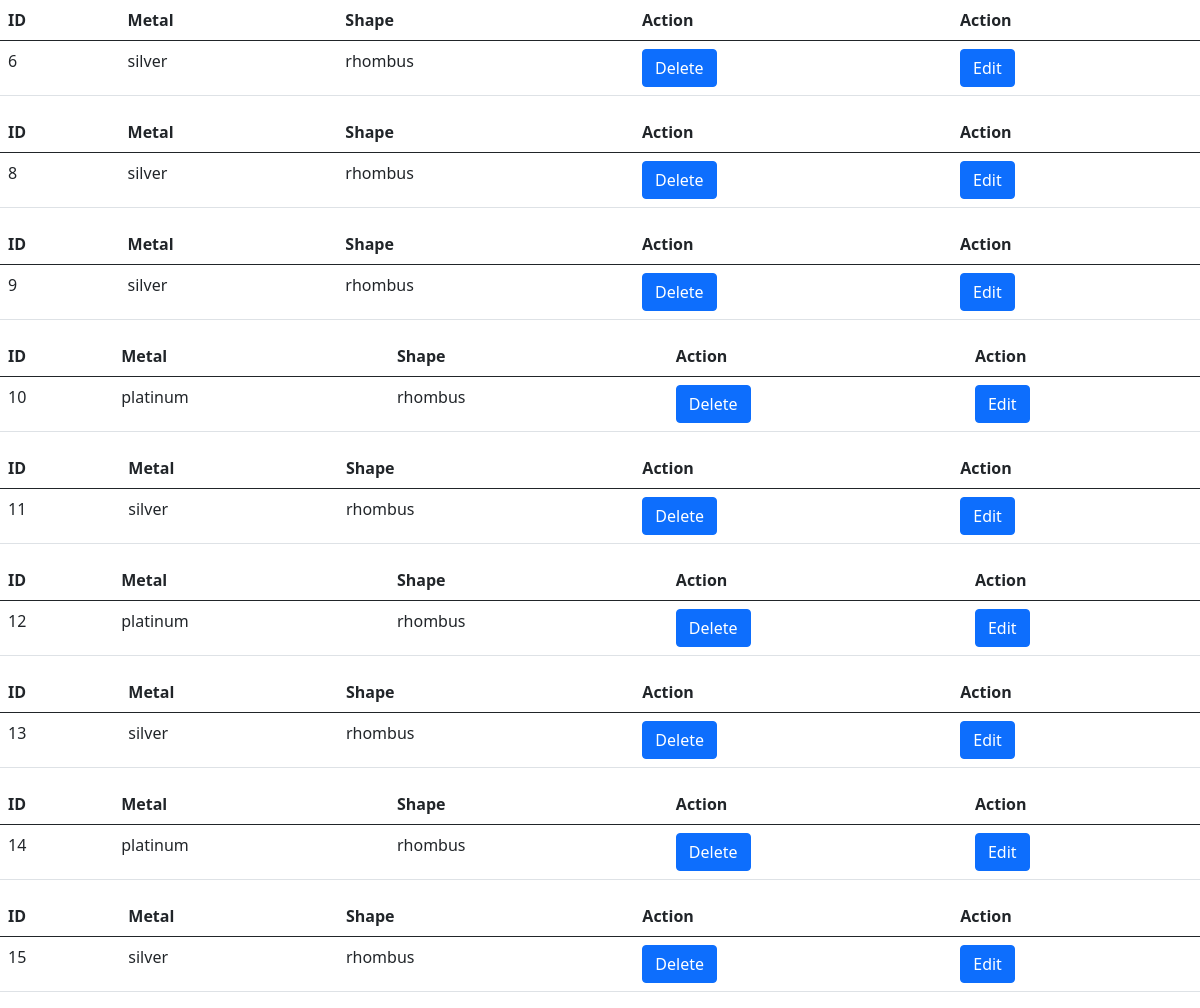
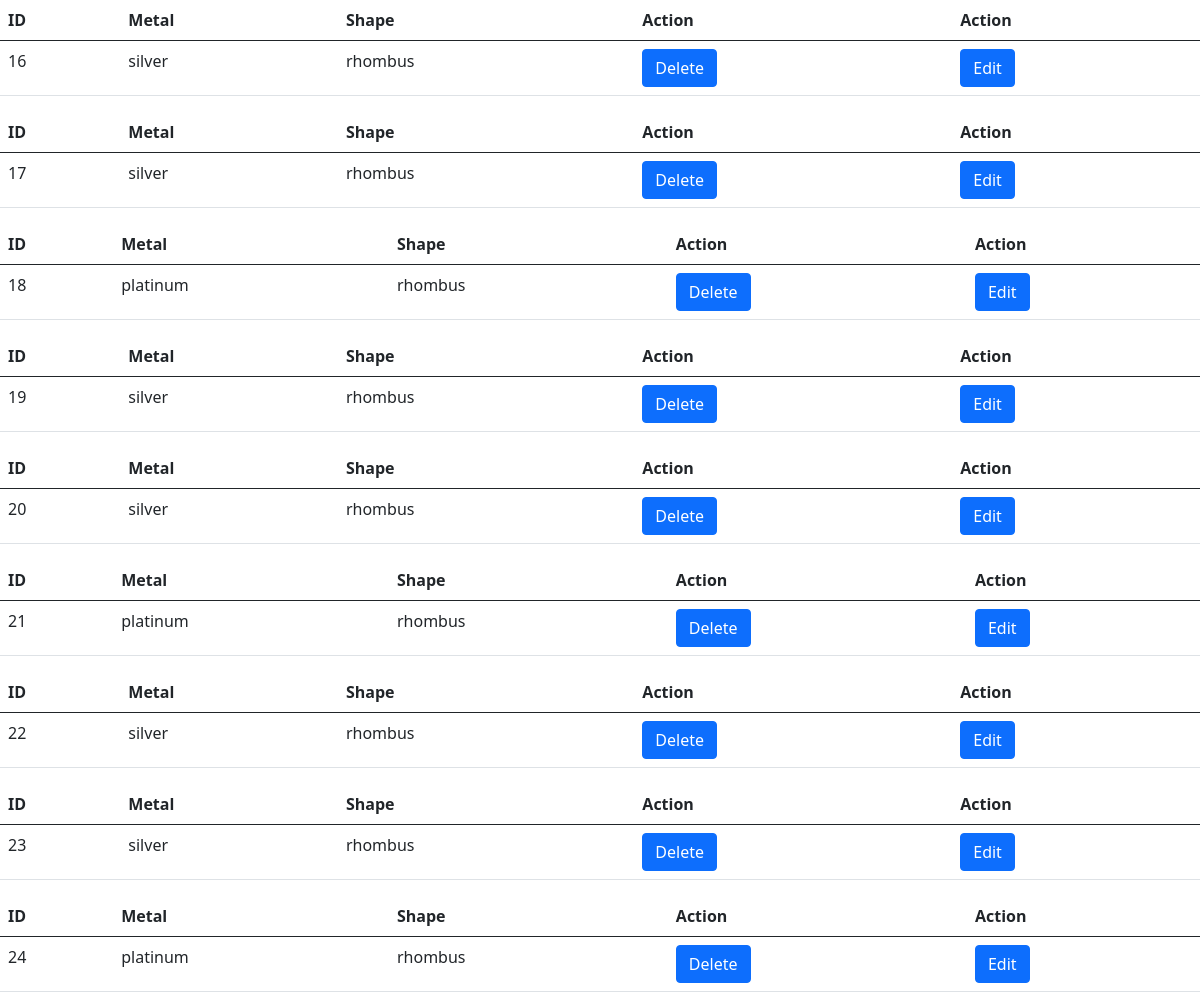
The app's page /showj, older data (2 pictures, top to bottom).
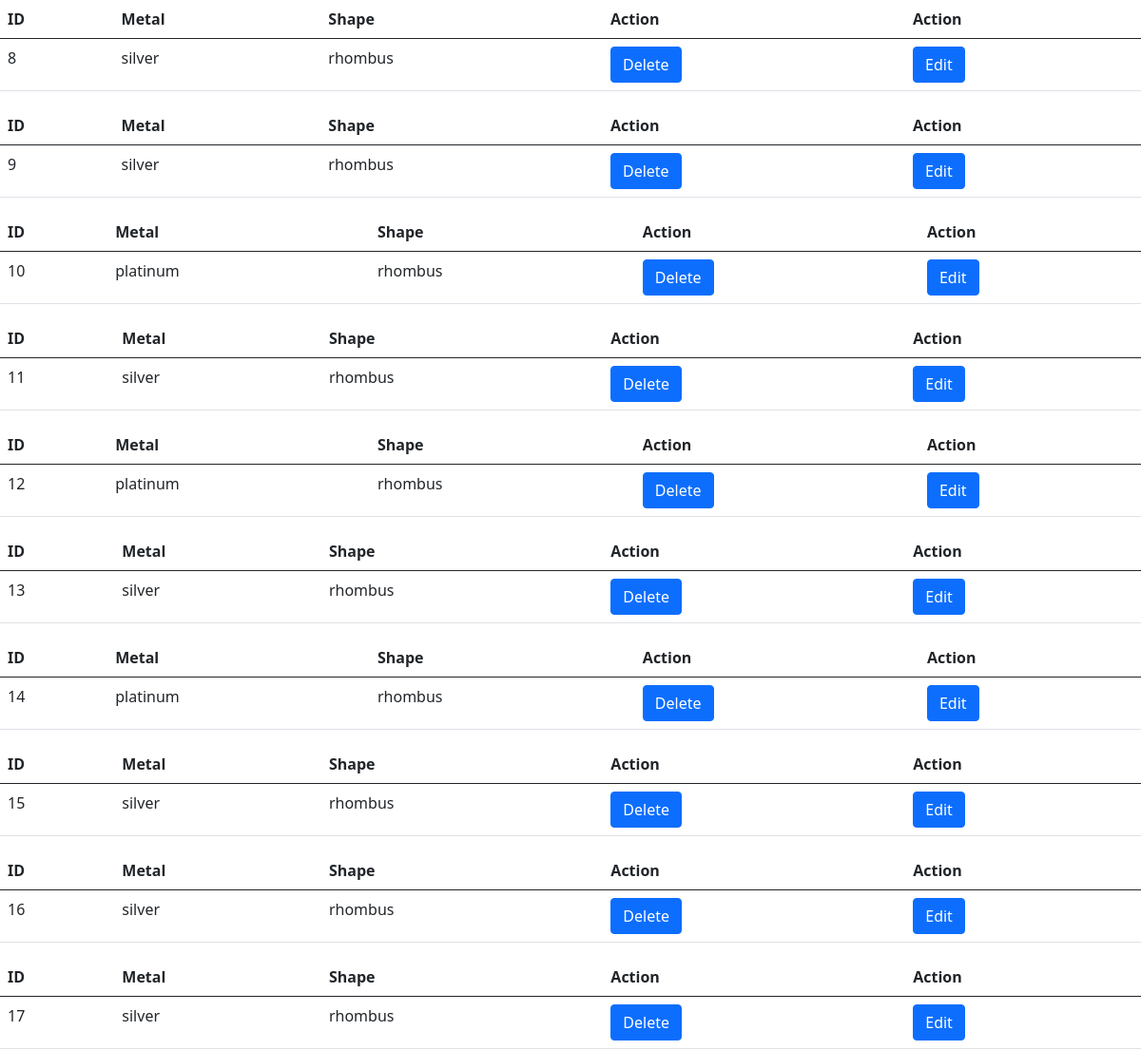
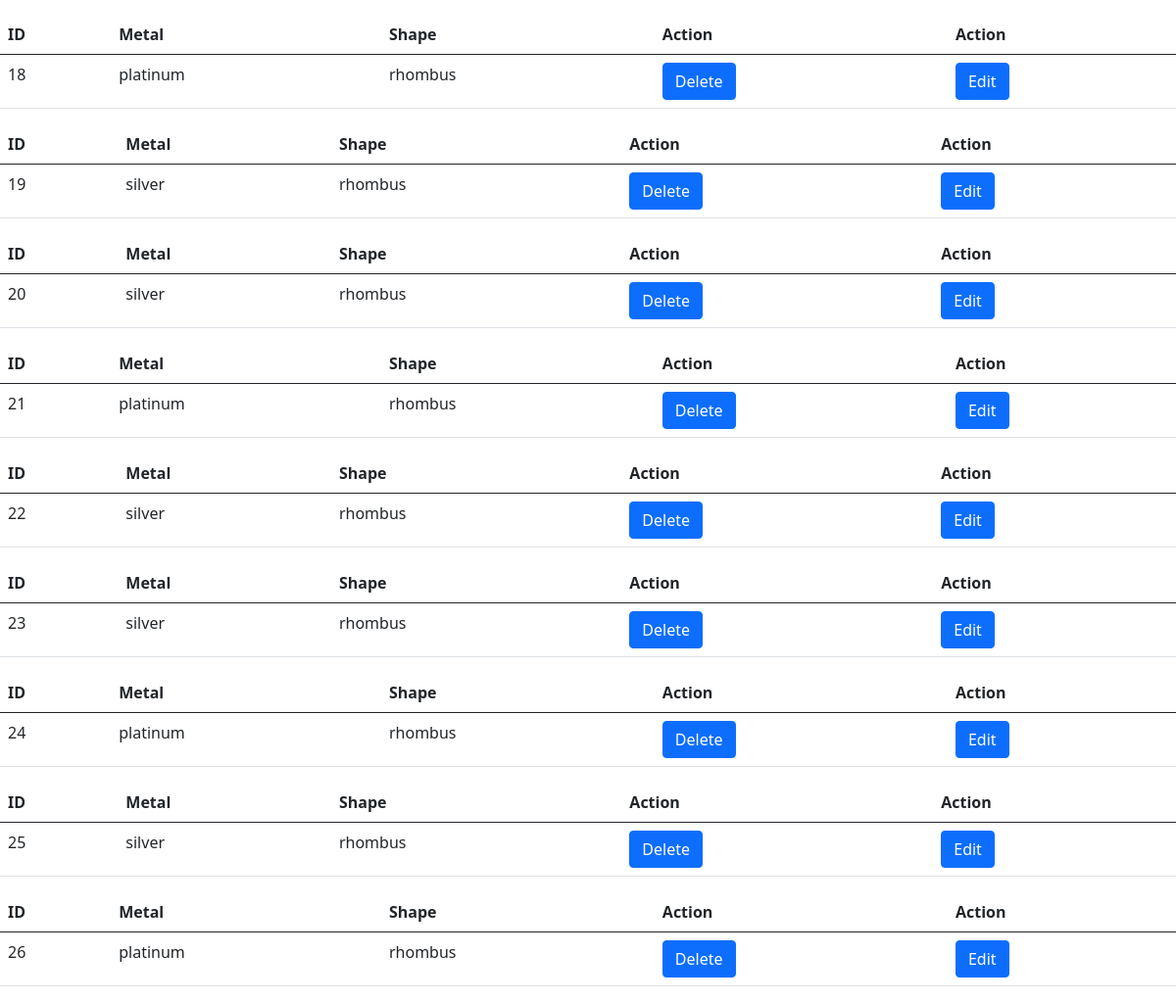
The same page, newer data (2 pictures, top to bottom).
### firstapp/models.py (models this page shows, shortened)
class POJ(models.Model):
    date = models.DateField(auto_now_add=True)
    company_name = models.ForeignKey(
        'companyinfo', on_delete=PROTECT, blank=True)
    location = models.ForeignKey(
        'loc', on_delete=models.PROTECT, null=True, blank=True)
    jewellery = models.ForeignKey(
        'jewell', on_delete=models.PROTECT, null=True, blank=True)
    center_stone = models.ForeignKey(
        'centerstone', on_delete=models.PROTECT, null=True, blank=True)
    color_of_center_stone = models.ForeignKey(
        'colorofcstone', on_delete=models.PROTECT, null=True, blank=True)
    shape = models.ForeignKey(
        'shape1', on_delete=models.PROTECT, null=True, blank=True)
    metal = models.ForeignKey(
        'metal1', on_delete=models.PROTECT, null=True, blank=True)
    grosswt = models.FloatField()
    phone_regex = RegexValidator(
        regex=r'^\+?1?\d{9,15}$', message="Phone number must be entered in the format: '+999999999'. Up to 15 digits allowed.")
    phone_number = models.CharField(
        validators=[phone_regex], max_length=17, blank=True)  # validators should be a list
    cert = models.ForeignKey(
        'certificate', on_delete=models.PROTECT, null=True, blank=True)
    pcs = models.BigIntegerField()
    amount = models.DecimalField(decimal_places=2, max_digits=9)
    discount_amount = models.DecimalField(
        decimal_places=2, max_digits=9, blank=True, null=True)
    discount = models.DecimalField(
        decimal_places=2, max_digits=9, blank=True)
    total = models.DecimalField(
        decimal_places=2, max_digits=9, blank=True)
    purchase_approval=models.BooleanField(default=False)
    currencyid = models.ForeignKey('currencies', on_delete=models.PROTECT, null=True, blank=True)
    tag_price = models.FloatField()
    rate = models.FloatField()

class metal1(models.Model):
    metal = models.CharField(max_length=30)
    def __str__(self):
        return self.metal

class shape1(models.Model):
    shape = models.CharField(max_length=30)
    def __str__(self):
        return self.shape

### firstapp/views.py (the view)
# urls.py: path('showj',views.showjewell,name="showjewell"),
def showjewell(request):
    objjewell=POJ.objects.all()
    context={
        "showjewellery":objjewell,
    }
    return render(request,"showj.html",context=context)

### firstapp/templates/showj.html (shortened to what this page needs)
<!DOCTYPE html>
<html lang="en">
<head>
  <link href="https://cdn.jsdelivr.net/npm/bootstrap@5.0.2/dist/css/bootstrap.min.css" rel="stylesheet"
>
</head>
<body>
  {% for obj in showjewellery %}
  <table class="table">
    <thead class="thead-dark">
      <tr>
        <th scope="col">ID</th>
        <th scope="col">Metal</th>
        <th scope="col">Shape</th>
        <th scope="col">Action</th>
        <th scope="col">Action</th>
      </tr>
    </thead>
    <tbody>
      <tr class="something">
        <td>{{obj.id}}</td>
        <td>{{obj.metal}}</td>
        <td>{{obj.shape}}</td>
        <td><a class="btn btn-primary" href="{% url 'deleteid' idno=obj.id %}" >Delete</a></td>
        <td><a class="btn btn-primary" href="{% url 'updateJ' pk=obj.id %}">Edit</a></td>
      </tr>
      </tbody>
  </table>
  {%endfor%}
</body>
</html>

Row changes from the older to the newer data that the page shows:
removed POJ: id "6", metal "silver", shape "rhombus"
added POJ: id "25", metal "silver", shape "rhombus"
added POJ: id "26", metal "platinum", shape "rhombus"
